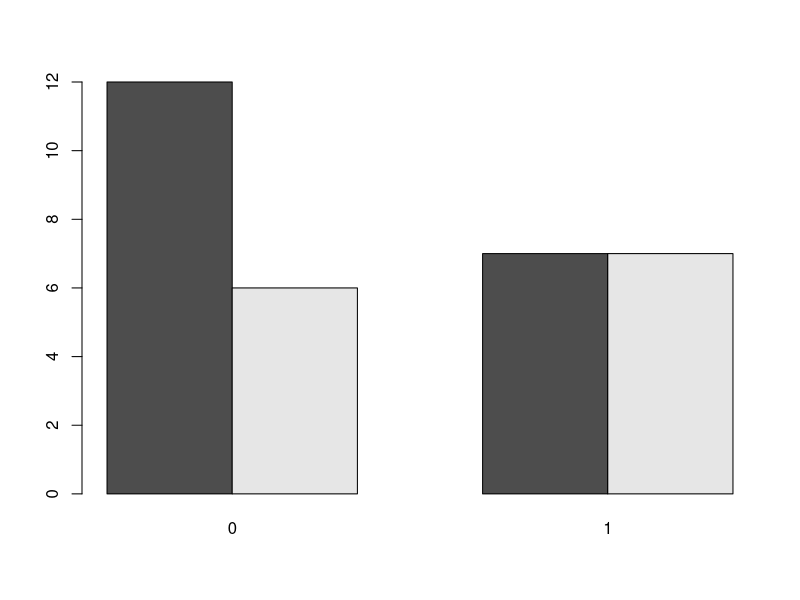

Here is the R script that generated this plot:
'Kruskal Wallis test
- for non-normally distributed data(non parametric data)
- equivalent to ANOVA(which is used for parametric data)'

kruskal.test(data=iris, 
             Sepal.Length~Species)# p-value < 2.2e-16, reject H0 that sepal.length is uniform across species

'
Chi squared test of independance, parametric(works on normally distributed data)
It can be used to test the independance of two categorical variables.
'
attach(mtcars)
head(mtcars)

'
We will explore if the "vs" and "am" categorical variables are independant of
each other
'
# contingency table - will give us the counts of the categorical variables
table(am,vs)
# first visual impression
barplot((table(am,vs)), 
        beside=T)
# ch square test
# H0: am,vs are independant of each other
# H1: am,vs are not independant of each other
chisq.test(table(am,vs)) # p-value = 0.5555, cannot reject H0

'
For non parametric data(non normally distributed data) the equivalent to the 
Chi Squared test of independance is the Fishers exact test
'
?fisher.test
fisher.test(table(am,vs)) # p-value = 0.4727
